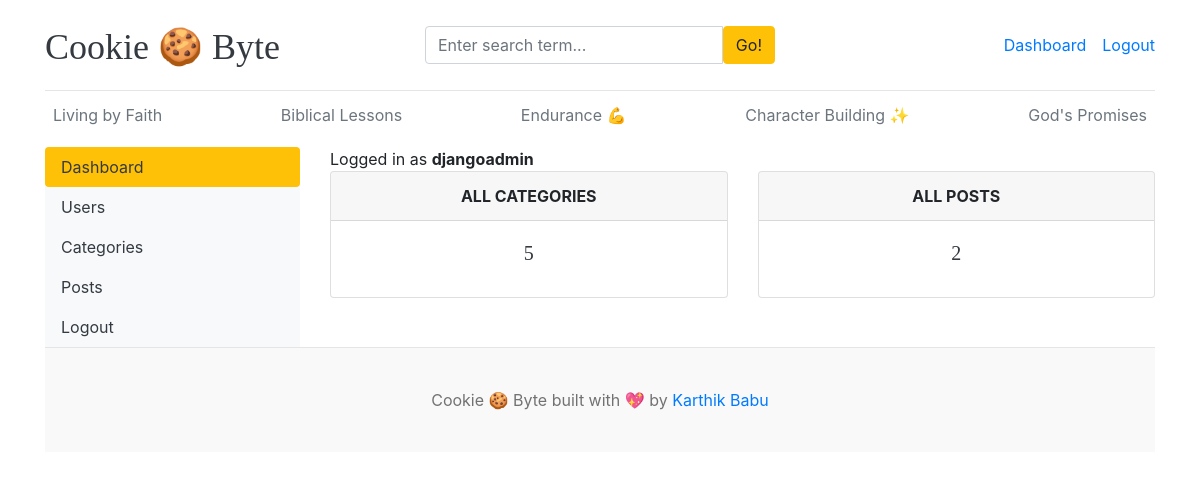
The page /dashboard/ (signed in) on the database its author committed.
### blogs/models.py (models this page shows, shortened)
class Category(models.Model):
    category_name = models.CharField(max_length=50, unique=True)
    created_at = models.DateTimeField(auto_now_add=True)
    updated_at = models.DateTimeField(auto_now=True)
    class Meta:
        verbose_name_plural = 'categories'

### dashboards/views.py (the view)
# urls.py: path('dashboard/', include('dashboards.urls')),
@login_required(login_url='login')
def dashboard(request):
    category_count = Category.objects.all().count()
    blogs_count = Blog.objects.all().count()
    context = {
        'category_count':category_count,
        'blogs_count': blogs_count,
    }
    return render(request,'dashboard/dashboard.html',context)

### blogs/context_processors.py (called while the page is built)
def get_categories(request):
    categories = Category.objects.all()
    return dict(categories=categories)

def get_social_links(request):
    social_links = SocialLink.objects.all()
    return dict(social_links=social_links)

### templates/dashboard/dashboard.html
{% extends 'base.html' %}
{% block content %}
<div class="row">
  {% include 'dashboard/sidebar.html' %}
  <div class="col-md-9">
         <span>Logged in as <b>{{ user }}</b> </span>
    <div class="row">
      <div class="col">
        <div class="card border-default mb-3">
          <div class="card-header text-center text-uppercase font-weight-bold">All Categories</div>
          <div class="card-body text-dark">
            <h5 class="card-title text-center">{{ category_count }}</h5>
          </div>
        </div>
      </div>
         <div class="col">
        <div class="card border-default mb-3">
          <div class="card-header text-center text-uppercase font-weight-bold">All Posts</div>
          <div class="card-body text-dark">
            <h5 class="card-title text-center">{{ blogs_count }}</h5>
          </div>
        </div>
      </div>
    </div>
  </div>
</div>
{% endblock %}

### templates/base.html (shortened to what this page needs)
{% load static %}
<!DOCTYPE html>
<html lang="en">
<head>
    <link href="https://getbootstrap.com/docs/4.0/dist/css/bootstrap.min.css" rel="stylesheet">
    <link href="{% static 'css/blog.css' %}" rel="stylesheet">
    <link rel="stylesheet" href="https://cdnjs.cloudflare.com/ajax/libs/font-awesome/4.7.0/css/font-awesome.min.css">
  </head>
<body>
    <div class="container">
      <header class="blog-header py-3">
        <div class="row flex-nowrap justify-content-between align-items-center">
          <div class="col-4 pt-1">
            <a class="blog-header-logo text-dark" href="/">Cookie 🍪 Byte</a>
          </div>
            <div class="col-4">
                <form action="{% url 'search' %}" method="GET">
                    <div class="input-group">
                        <input class="form-control" type="text" name="keyword" value="{{ keyword }}" placeholder="Enter search term..." aria-label="Enter search term..." aria-describedby="button-search" />
                        <button type="submit" class="btn btn-warning" id="button-search" type="button">Go!</button>
                    </div>
                </form>
            </div>
          <div class="col-4 d-flex justify-content-end align-items-center">
              {% if not user.is_authenticated %}
            <a class="btn btn-sm btn-warning" href="{% url 'login' %}">Login</a> &nbsp;
            <a class="btn btn-sm btn-outline-secondary" href="{% url 'register' %}">Register</a>
              {% else %}
              <span> <a href="{% url 'dashboard' %}">Dashboard</a></span>
                <span><a href="{% url 'logout' %}">Logout</a></span>
             {% endif %}
          </div>
        </div>
      </header>
      <div class="nav-scroller py-1 mb-2">
        <nav class="nav d-flex justify-content-between">
          {% for cat in categories %}
          <a class="p-2 text-muted" href="{% url 'posts_by_category' cat.id %}">{{cat.category_name}}</a>
          {% endfor %}
        </nav>
      </div>
        {% block content %}
        {% endblock %}
        <footer class="blog-footer">
  <p>Cookie 🍪 Byte built with 💖 by <a href="#">Karthik Babu</a></p>
</footer>
</body>
</html>

### blog_main/static/css/blog.css (style rules this page uses)
.blog-header { border-bottom: 1px solid #e5e5e5; }
.blog-header-logo { font-family: "Playfair Display", Georgia, "Times New Roman", serif; font-size: 2.25rem; }
h1, h2, h3, h4, h5, h6 { font-family: "Playfair Display", Georgia, "Times New Roman", serif; }
.blog-footer { padding: 2.5rem 0; color: #727272; text-align: center; background-color: #f9f9f9; border-top: .05rem solid #e5e5e5; }
.blog-footer p:last-child { margin-bottom: 0; }

### rows shown on the page
Category: category_name "Living by Faith"
Category: category_name "Biblical Lessons"
Category: category_name "Endurance 💪"
Category: category_name "Character Building ✨"
Category: category_name "God's Promises"

### other values the page prints
{{ user }} "djangoadmin"
{{ category_count }} "5"
{{ blogs_count }} "2"
